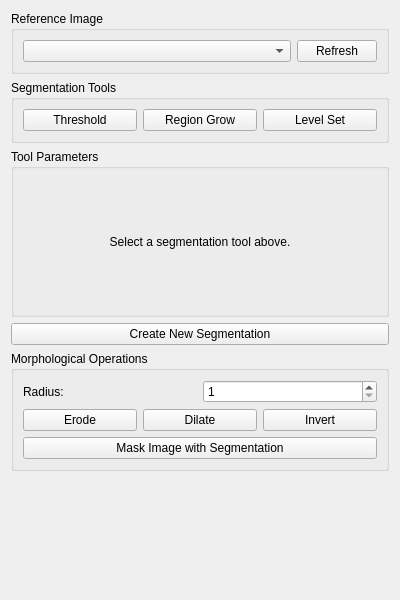
<?xml version="1.0" encoding="UTF-8"?>
<ui version="4.0">
 <class>xq_MitkSegmentationView</class>
 <widget class="QWidget" name="xq_MitkSegmentationView">
  <property name="geometry">
   <rect>
    <x>0</x>
    <y>0</y>
    <width>400</width>
    <height>600</height>
   </rect>
  </property>
  <property name="windowTitle">
   <string>Advanced Segmentation</string>
  </property>
  <layout class="QVBoxLayout" name="mainLayout">
   <item>
    <widget class="QGroupBox" name="referenceImageGroup">
     <property name="title">
      <string>Reference Image</string>
     </property>
     <layout class="QHBoxLayout" name="referenceImageLayout">
      <item>
       <widget class="QComboBox" name="imageComboBox">
        <property name="sizePolicy">
         <sizepolicy hsizetype="Expanding" vsizetype="Fixed">
          <horstretch>1</horstretch>
          <verstretch>0</verstretch>
         </sizepolicy>
        </property>
       </widget>
      </item>
      <item>
       <widget class="QPushButton" name="refreshButton">
        <property name="text">
         <string>Refresh</string>
        </property>
       </widget>
      </item>
     </layout>
    </widget>
   </item>
   <item>
    <widget class="QGroupBox" name="segmentationToolsGroup">
     <property name="title">
      <string>Segmentation Tools</string>
     </property>
     <layout class="QVBoxLayout" name="toolsVLayout">
      <item>
       <layout class="QHBoxLayout" name="toolButtonsLayout">
        <item>
         <widget class="QPushButton" name="thresholdButton">
          <property name="text">
           <string>Threshold</string>
          </property>
          <property name="checkable">
           <bool>true</bool>
          </property>
          <property name="autoExclusive">
           <bool>true</bool>
          </property>
         </widget>
        </item>
        <item>
         <widget class="QPushButton" name="regionGrowButton">
          <property name="text">
           <string>Region Grow</string>
          </property>
          <property name="checkable">
           <bool>true</bool>
          </property>
          <property name="autoExclusive">
           <bool>true</bool>
          </property>
         </widget>
        </item>
        <item>
         <widget class="QPushButton" name="levelSetButton">
          <property name="text">
           <string>Level Set</string>
          </property>
          <property name="checkable">
           <bool>true</bool>
          </property>
          <property name="autoExclusive">
           <bool>true</bool>
          </property>
         </widget>
        </item>
       </layout>
      </item>
     </layout>
    </widget>
   </item>
   <item>
    <widget class="QGroupBox" name="toolParametersGroup">
     <property name="title">
      <string>Tool Parameters</string>
     </property>
     <layout class="QVBoxLayout" name="toolParametersLayout">
      <item>
       <widget class="QStackedWidget" name="toolParameterStack">
        <property name="currentIndex">
         <number>0</number>
        </property>
        <widget class="QWidget" name="emptyPage">
         <layout class="QVBoxLayout" name="emptyPageLayout">
          <item>
           <widget class="QLabel" name="noToolLabel">
            <property name="text">
             <string>Select a segmentation tool above.</string>
            </property>
            <property name="alignment">
             <set>Qt::AlignCenter</set>
            </property>
           </widget>
          </item>
         </layout>
        </widget>
        <widget class="QWidget" name="thresholdPage">
         <layout class="QFormLayout" name="thresholdFormLayout">
          <item row="0" column="0">
           <widget class="QLabel" name="minThresholdLabel">
            <property name="text">
             <string>Min Threshold:</string>
            </property>
           </widget>
          </item>
          <item row="0" column="1">
           <widget class="QDoubleSpinBox" name="minThresholdSpinBox">
            <property name="minimum">
             <double>-100000.000000000000000</double>
            </property>
            <property name="maximum">
             <double>100000.000000000000000</double>
            </property>
            <property name="value">
             <double>0.000000000000000</double>
            </property>
           </widget>
          </item>
          <item row="1" column="0">
           <widget class="QLabel" name="maxThresholdLabel">
            <property name="text">
             <string>Max Threshold:</string>
            </property>
           </widget>
          </item>
          <item row="1" column="1">
           <widget class="QDoubleSpinBox" name="maxThresholdSpinBox">
            <property name="minimum">
             <double>-100000.000000000000000</double>
            </property>
            <property name="maximum">
             <double>100000.000000000000000</double>
            </property>
            <property name="value">
             <double>1000.000000000000000</double>
            </property>
           </widget>
          </item>
          <item row="2" column="0">
           <widget class="QLabel" name="previewLabel">
            <property name="text">
             <string>Preview:</string>
            </property>
           </widget>
          </item>
          <item row="2" column="1">
           <widget class="QCheckBox" name="previewCheckBox">
            <property name="text">
             <string>Enable Preview</string>
            </property>
           </widget>
          </item>
          <item row="3" column="0" colspan="2">
           <widget class="QPushButton" name="applyThresholdButton">
            <property name="text">
             <string>Apply Threshold</string>
            </property>
           </widget>
          </item>
         </layout>
        </widget>
        <widget class="QWidget" name="regionGrowPage">
         <layout class="QFormLayout" name="regionGrowFormLayout">
          <item row="0" column="0">
           <widget class="QLabel" name="seedPointLabel">
            <property name="text">
             <string>Seed Point:</string>
            </property>
           </widget>
          </item>
          <item row="0" column="1">
           <widget class="QLabel" name="seedInfoLabel">
            <property name="text">
             <string>Center of image (auto)</string>
            </property>
           </widget>
          </item>
          <item row="1" column="0">
           <widget class="QLabel" name="toleranceLabel">
            <property name="text">
             <string>Tolerance:</string>
            </property>
           </widget>
          </item>
          <item row="1" column="1">
           <widget class="QDoubleSpinBox" name="toleranceSpinBox">
            <property name="minimum">
             <double>0.000000000000000</double>
            </property>
            <property name="maximum">
             <double>100000.000000000000000</double>
            </property>
            <property name="value">
             <double>100.000000000000000</double>
            </property>
           </widget>
          </item>
          <item row="2" column="0" colspan="2">
           <widget class="QPushButton" name="applyRegionGrowButton">
            <property name="text">
             <string>Apply Region Grow</string>
            </property>
           </widget>
          </item>
         </layout>
        </widget>
        <widget class="QWidget" name="levelSetPage">
         <layout class="QFormLayout" name="levelSetFormLayout">
          <item row="0" column="0">
           <widget class="QLabel" name="iterationsLabel">
            <property name="text">
             <string>Iterations:</string>
            </property>
           </widget>
          </item>
          <item row="0" column="1">
           <widget class="QSpinBox" name="iterationsSpinBox">
            <property name="minimum">
             <number>1</number>
            </property>
            <property name="maximum">
             <number>10000</number>
            </property>
            <property name="value">
             <number>100</number>
            </property>
           </widget>
          </item>
          <item row="1" column="0">
           <widget class="QLabel" name="propagationLabel">
            <property name="text">
             <string>Propagation:</string>
            </property>
           </widget>
          </item>
          <item row="1" column="1">
           <widget class="QDoubleSpinBox" name="propagationSpinBox">
            <property name="minimum">
             <double>-100.000000000000000</double>
            </property>
            <property name="maximum">
             <double>100.000000000000000</double>
            </property>
            <property name="singleStep">
             <double>0.100000000000000</double>
            </property>
            <property name="value">
             <double>1.000000000000000</double>
            </property>
           </widget>
          </item>
          <item row="2" column="0">
           <widget class="QLabel" name="curvatureLabel">
            <property name="text">
             <string>Curvature:</string>
            </property>
           </widget>
          </item>
          <item row="2" column="1">
           <widget class="QDoubleSpinBox" name="curvatureSpinBox">
            <property name="minimum">
             <double>-100.000000000000000</double>
            </property>
            <property name="maximum">
             <double>100.000000000000000</double>
            </property>
            <property name="singleStep">
             <double>0.100000000000000</double>
            </property>
            <property name="value">
             <double>1.000000000000000</double>
            </property>
           </widget>
          </item>
          <item row="3" column="0" colspan="2">
           <widget class="QPushButton" name="applyLevelSetButton">
            <property name="text">
             <string>Apply Level Set</string>
            </property>
           </widget>
          </item>
         </layout>
        </widget>
       </widget>
      </item>
     </layout>
    </widget>
   </item>
   <item>
    <widget class="QPushButton" name="createSegmentationButton">
     <property name="text">
      <string>Create New Segmentation</string>
     </property>
    </widget>
   </item>
   <item>
    <widget class="QGroupBox" name="morphologyGroup">
     <property name="title">
      <string>Morphological Operations</string>
     </property>
     <layout class="QVBoxLayout" name="morphologyLayout">
      <item>
       <layout class="QHBoxLayout" name="morphRadiusLayout">
        <item>
         <widget class="QLabel" name="morphRadiusLabel">
          <property name="text">
           <string>Radius:</string>
          </property>
         </widget>
        </item>
        <item>
         <widget class="QSpinBox" name="morphRadiusSpinBox">
          <property name="minimum">
           <number>1</number>
          </property>
          <property name="maximum">
           <number>10</number>
          </property>
          <property name="value">
           <number>1</number>
          </property>
         </widget>
        </item>
       </layout>
      </item>
      <item>
       <layout class="QHBoxLayout" name="morphButtonLayout">
        <item>
         <widget class="QPushButton" name="erodeButton">
          <property name="text">
           <string>Erode</string>
          </property>
          <property name="toolTip">
           <string>Shrink segmentation boundaries</string>
          </property>
         </widget>
        </item>
        <item>
         <widget class="QPushButton" name="dilateButton">
          <property name="text">
           <string>Dilate</string>
          </property>
          <property name="toolTip">
           <string>Expand segmentation boundaries</string>
          </property>
         </widget>
        </item>
        <item>
         <widget class="QPushButton" name="invertButton">
          <property name="text">
           <string>Invert</string>
          </property>
          <property name="toolTip">
           <string>Invert segmentation mask</string>
          </property>
         </widget>
        </item>
       </layout>
      </item>
      <item>
       <widget class="QPushButton" name="maskImageButton">
        <property name="text">
         <string>Mask Image with Segmentation</string>
        </property>
        <property name="toolTip">
         <string>Apply segmentation mask to reference image</string>
        </property>
       </widget>
      </item>
     </layout>
    </widget>
   </item>
   <item>
    <spacer name="bottomSpacer">
     <property name="orientation">
      <enum>Qt::Vertical</enum>
     </property>
     <property name="sizeHint" stdset="0">
      <size>
       <width>20</width>
       <height>40</height>
      </size>
     </property>
    </spacer>
   </item>
  </layout>
 </widget>
 <resources/>
 <connections/>
</ui>
